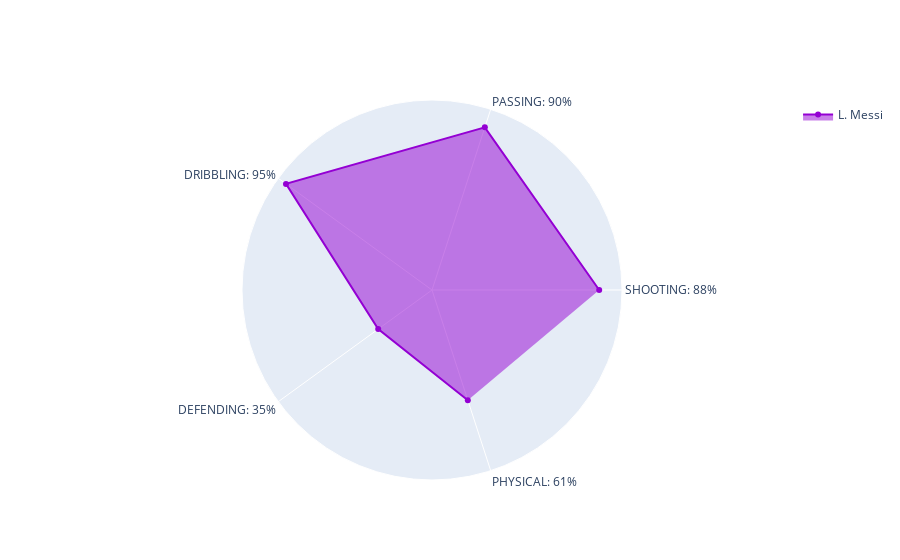
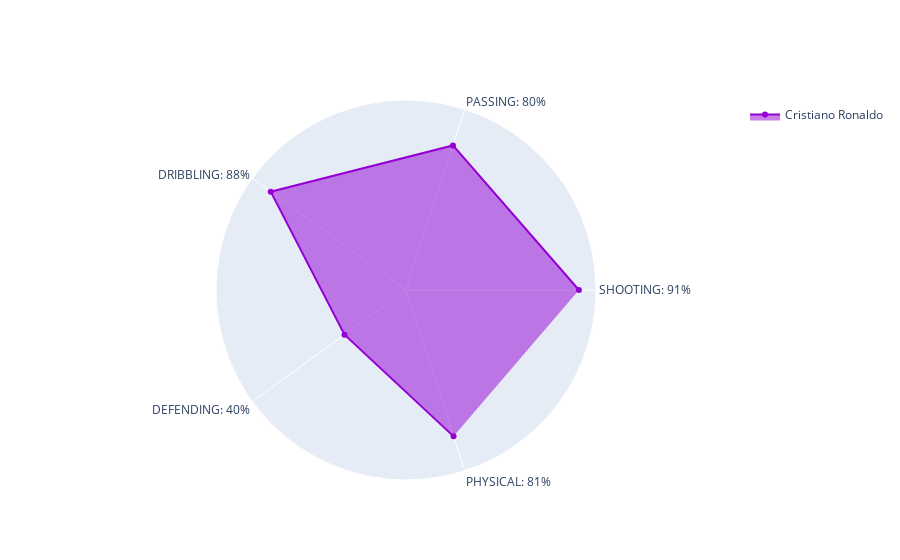
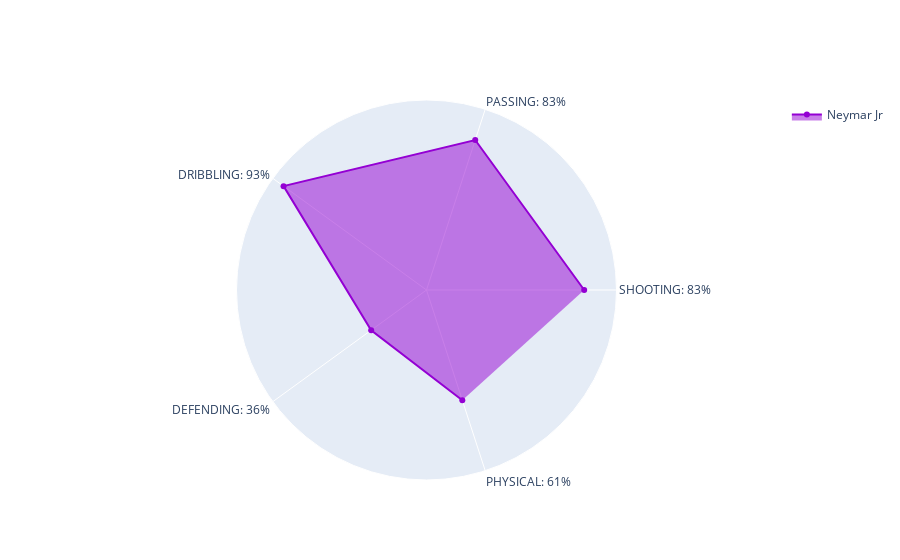

The notebook cell saved with these charts, in order:
### Code cell
import plotly.graph_objects as go

attribute_dict = {"shooting" : ["Positioning","Finishing","ShotPower","LongShots","Volleys","Penalties"],
                  "passing" : ["Vision","Crossing","FKAccuracy","ShortPassing","LongPassing","Curve"],
                  "dribbling" : ["Agility","Balance", "Reactions", "BallControl", "Dribbling","Composure"],
                  "defending" : ["Interceptions", "HeadingAccuracy", "Marking", "StandingTackle","SlidingTackle"],
                  "physical" : ["Jumping", "Stamina", "Strength","Aggression"]}

# funcion that calcualte attribute for any player: need using player index
def calculate_attribute(dataframe,player_index):
    allcols = []
    
    for i in attribute_dict.values():
        allcols.extend(i) 
        
    player_observation = dataframe.loc[player_index,allcols].astype("int64")
    player_skills = []
    
    for i in attribute_dict.keys():
        lis = attribute_dict.get(i)
        player_skills.append(int(sum(player_observation[lis])/len(player_observation[lis])))

    return {i.upper()+": "+str(j)+"%":j for i,j in zip(attribute_dict.keys(),player_skills)}


# function plot radar diagram for any player, need player skills and player name.
def plot_player_radar(skills,player_name):
    fig = go.Figure()

    fig.add_trace(go.Scatterpolar(r=list(skills.values()),theta=list(skills.keys()),fill='toself',
                                  name=player_name, line_color='darkviolet',))

    fig.update_layout(polar=dict(radialaxis=dict(visible=False,range=[0,100])),showlegend=True)
    fig.show()

# draw attribute Details radar chart for RONALDO.

player_index = 0
player_skills = calculate_attribute(df,player_index)
plot_player_radar(player_skills,df.iloc[player_index]["Name"])

player_index = 1
player_skills = calculate_attribute(df,player_index)
plot_player_radar(player_skills,df.iloc[player_index]["Name"])

player_index = 2
player_skills = calculate_attribute(df,player_index)
plot_player_radar(player_skills,df.iloc[player_index]["Name"])

### Figure 1 — Plotly figure (JSON) as saved in the notebook; plotly's stock layout.template omitted (floating-point values rounded to 4 significant figures)
{"data": [{"fill": "toself", "line": {"color": "darkviolet"}, "name": "L. Messi", "r": [88, 90, 95, 35, 61], "theta": ["SHOOTING: 88%", "PASSING: 90%", "DRIBBLING: 95%", "DEFENDING: 35%", "PHYSICAL: 61%"], "type": "scatterpolar"}], "layout": {"polar": {"radialaxis": {"range": [0, 100], "visible": false}}, "showlegend": true}}

### Figure 2 — Plotly figure (JSON) as saved in the notebook; plotly's stock layout.template omitted (floating-point values rounded to 4 significant figures)
{"data": [{"fill": "toself", "line": {"color": "darkviolet"}, "name": "Cristiano Ronaldo", "r": [91, 80, 88, 40, 81], "theta": ["SHOOTING: 91%", "PASSING: 80%", "DRIBBLING: 88%", "DEFENDING: 40%", "PHYSICAL: 81%"], "type": "scatterpolar"}], "layout": {"polar": {"radialaxis": {"range": [0, 100], "visible": false}}, "showlegend": true}}

### Figure 3 — Plotly figure (JSON) as saved in the notebook; plotly's stock layout.template omitted (floating-point values rounded to 4 significant figures)
{"data": [{"fill": "toself", "line": {"color": "darkviolet"}, "name": "Neymar Jr", "r": [83, 83, 93, 36, 61], "theta": ["SHOOTING: 83%", "PASSING: 83%", "DRIBBLING: 93%", "DEFENDING: 36%", "PHYSICAL: 61%"], "type": "scatterpolar"}], "layout": {"polar": {"radialaxis": {"range": [0, 100], "visible": false}}, "showlegend": true}}
